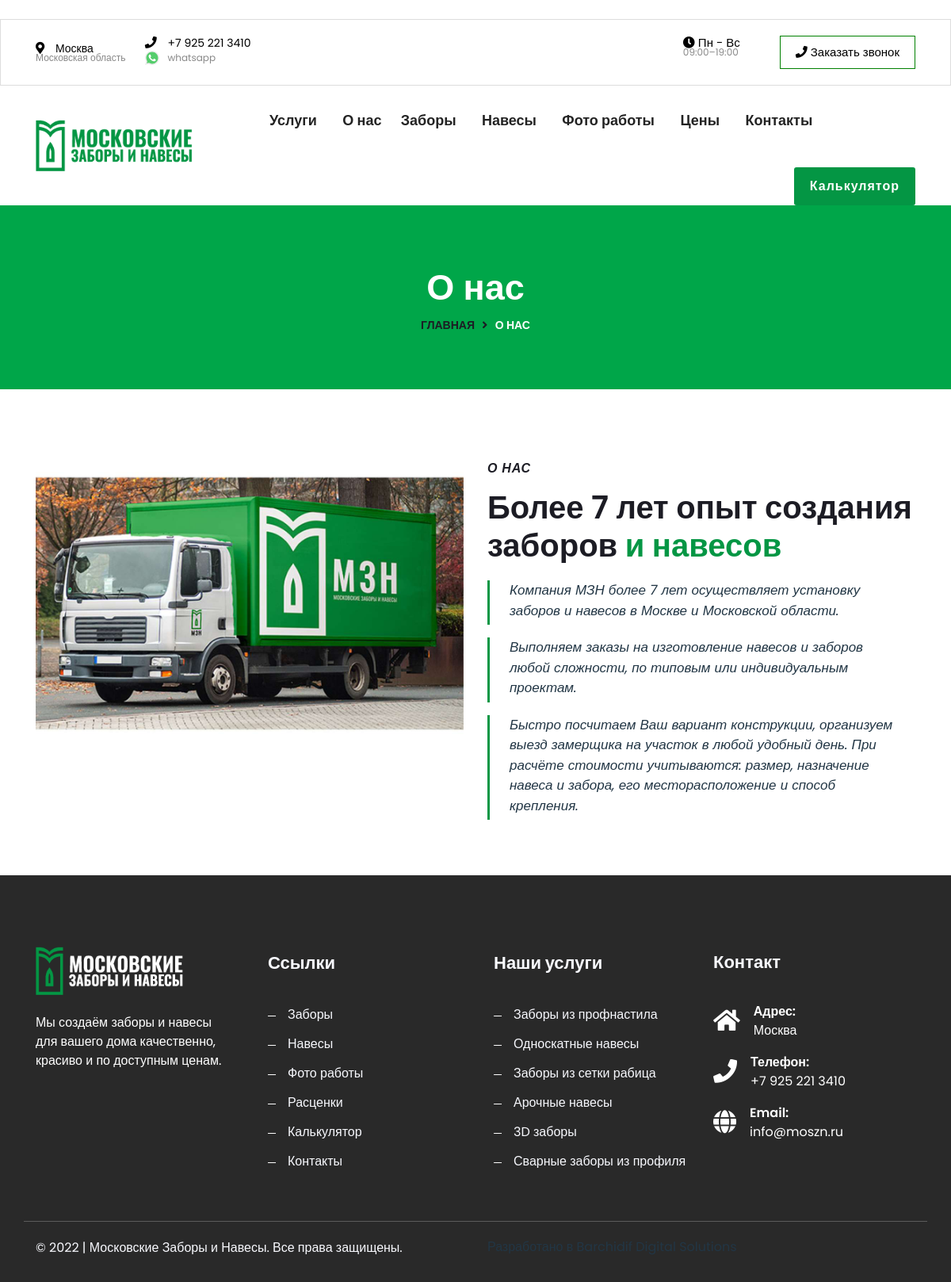
Page /about-us on the committed database.
### home/models.py (models this page shows, shortened)
class Page(models.Model):
    Title = models.CharField(_("Название"), blank=True, null=True, max_length=100, help_text="Enter the Title")
    Content = RichTextUploadingField("Контент", blank=True, null=True, help_text="Введите контент")
    Image = ProcessedImageField(upload_to='pages/%Y/%m/%d/',
                            processors=[ResizeToFill(1200, 768)],
                            format='JPEG',
                            options={'quality': 60}, blank=True)
    image_thumbnail = ImageSpecField(source='Image',
                                 processors=[ResizeToFill(768, 500)],
                                 format='JPEG',
                                 )
    template = models.CharField('Шаблон', max_length=20, blank=True, null=True, choices=PAGE_TEMPLATE_CHOICES, default='about', help_text='Select a template')
    sortingIndex = models.IntegerField("Индекс сортировки",default=0, blank=True)
    SEO = models.ForeignKey(SEO_Optimiser, on_delete=models.CASCADE, null=True, blank=True)
    pageid = models.IntegerField("ID страницы", default=1, blank=True, help_text="This value is used in sourceviews.py")
    Created = models.DateTimeField(auto_now_add=True)
    Updated = models.DateTimeField(auto_now=True)
    status = models.CharField(max_length=10, choices=STATUS_CHOICES, default='published')
    class Meta:
        ordering = (('-Created'),)
        verbose_name = 'Страница'
        verbose_name_plural = 'Страницы'

### home/views.py (the view)
# urls.py: path('about-us', views.aboutUs, name="aboutUs"),
def aboutUs(request):
    page = Page.objects.get(pageid=4) #Look in admin for the page id
    template = 'home/about-us.html'
    SEO = page.SEO
    args = {
        'page': page,
        'SEO': SEO,
    }
    return render(request, template, args) #

### home/templates/home/about-us.html (shortened to what this page needs)
﻿{% extends 'base.html' %}{% load static %}
    {%block mainWrapper %}
    <div class="breatcumb-area d-flex align-items-center" >
        <div class="container">
            <div class="row">
                <div class="col-lg-12">
                    <div class="breatcumb-content text-center">
                        <div class="breatcumb-title">
                            <h2>О нас</h2>
                        </div>
                        <div class="breatcumb-content-text">
                            <ul>
                                <li><a href="#">Главная</a> <i class="fas fa-angle-right"></i> <span>О нас</span></li>
                            </ul>
                        </div>
                    </div>
                </div>
            </div>
        </div>
    </div>
    <div class="about-area style-two pt-90 pb-50">
        <div class="container">
            <div class="row">
                <div class="col-lg-6 col-md-6 col-sm-12">
                    <div class="dreamit-about-thumb">
                        <img src="{{page.Image.url}}" alt="{{page.Title}}">
                    </div>
                </div>
                <div class="col-lg-6 col-md-6 col-sm-12">
                    <div class="row">
                        <div class="col-lg-12">
                            <div class="dreamit-section-title text-left">
                                <h5>О нас</h5>
                                <h2>Более 7 лет опыт создания заборов <span> и навесов</span></h2>
                                {% autoescape off %}
                                    {{page.Content}}
                                {% endautoescape %}
                            </div>
                        </div>
                    </div>
                </div>
            </div>
        </div>
    </div>
    {% endblock mainWrapper %}

### static/assets/css/theme-default.css (style rules this page uses)
html, body { overflow-x: hidden; }
body { color: #223645; font-size: 16px; font-weight: 400; line-height: 1.5; text-align: left; font-family: 'Poppins', sans-serif; }
html { scroll-behavior: smooth; }
p { font-weight: 400; font-style: normal; }
h1, h2, h3, h4, h5, h6 { color: #1c1c24; font-family: 'Poppins', sans-serif; font-style: normal; margin-bottom: 0; margin-top: 10px; line-height: 1.3; font-weight: 600; -webkit-transition: .5s; transition: .5s; font-size:36px; }
h2 { font-size: 35px; }
h5 { font-size: 20px; }
ul { margin: 0px; padding: 0px; }
ul { margin: 0; padding: 0; }
::placeholder { color: #454545; font-size: 16px; }
.pt-90 { padding-top:90px; }
.pb-50 { padding-bottom:50px; }

### home/templates/base.html (style rules this page uses)
.breatcumb-title h2, .breatcumb-content-text ul li a { font-family: 'Oswald', sans-serif !important; }

### rows in the picture
Page: Image (picture), Content "Компания МЗН более 7 лет осуществляет установку заборов и навесов в Москве и Московской области. Выполняем заказы на изготовление навесов и заборов любой сложности, по типовым или индивидуальным проектам. Быстро посчитаем Ваш вариант конструкции, организуем выезд замерщика на участок в любой удобный день. При расчёте стоимости учитываются: размер, назначение навеса и забора, его месторасположение и способ крепления."
